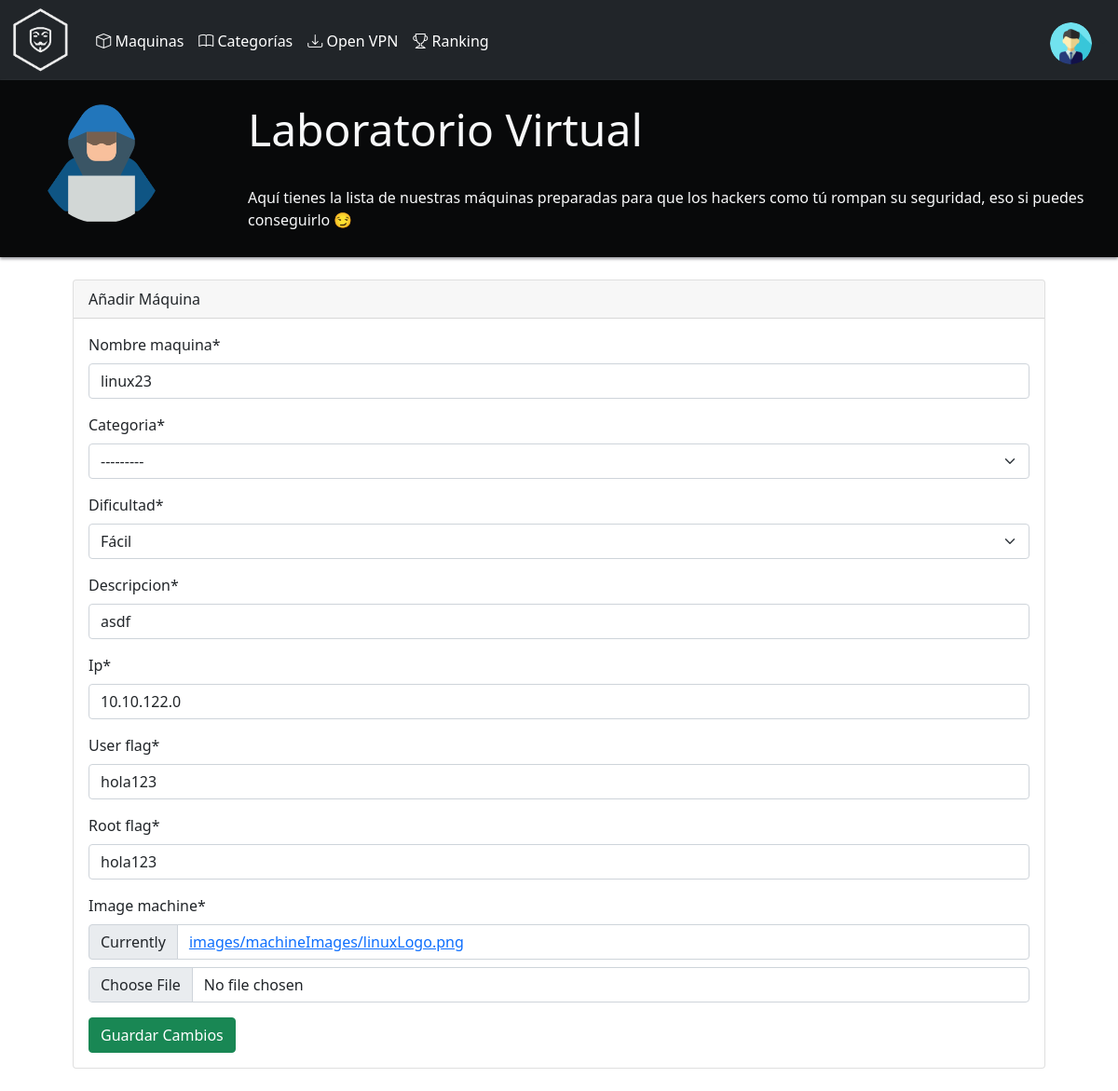
/editMachine/linux23 (signed in), run on an earlier commit of the app's database.
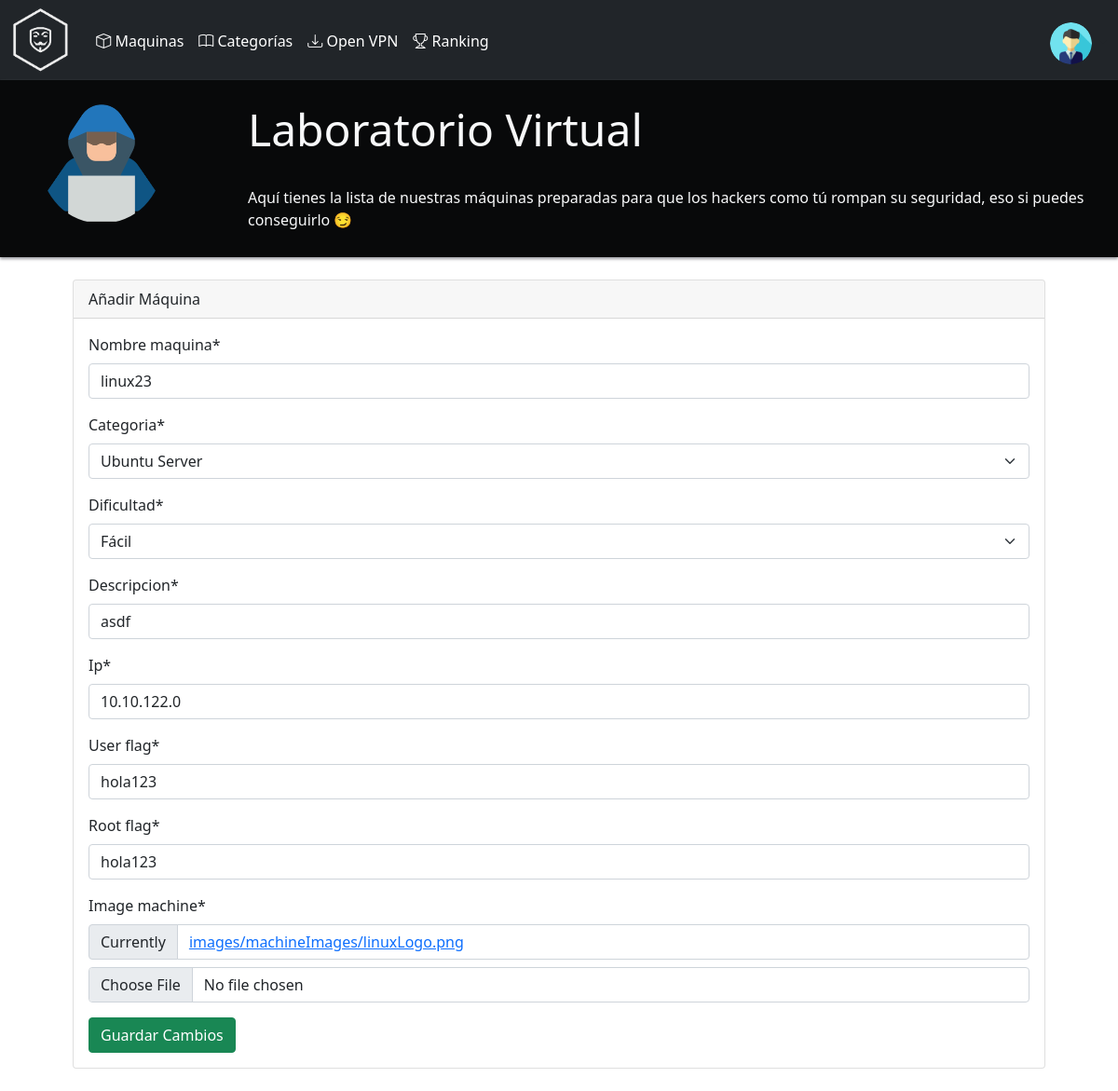
And on a later commit of the database.
### accounts/models.py (models this page shows, shortened)
class Maquina(models.Model):
    DIFICULTAD = [
        ('Fácil', 'Fácil'),
        ('Media', 'Media'),
        ('Difícil', 'Difífil'),
        ('Insana', 'Insana'),
    ]
    nombre_maquina = models.CharField(max_length=30, null=True, unique=True)
    dificultad = models.CharField(max_length=30, null=True, choices = DIFICULTAD)
    categoria = models.ForeignKey('Category', on_delete=models.SET_NULL, null=True)
    descripcion = models.CharField(max_length=1000, null=True)
    ip = models.GenericIPAddressField(null = True)
    dia_creada = models.DateTimeField(auto_now_add=True, null=True)
    user_flag = models.CharField(max_length=30,null=True)
    root_flag = models.CharField(max_length=30, null=True)
    image_machine = models.ImageField(default='images/machineImages/linuxLogo.png',upload_to='images/machineImages/')
    activa= models.BooleanField(default=True)

### accounts/decorators.py (the view)
        def wrapper_func(request, *args, **kwargs):
                group = None
                if request.user.groups.exists():
                    group = request.user.groups.all()[0].name
                if group in allowed_roles:
                    return view_func(request, *args, **kwargs)
                else:
                    return redirect('home')

### accounts/forms.py
class AddMachinesForm(forms.ModelForm):
    class Meta:
        model = Maquina
        fields = ['nombre_maquina','categoria','dificultad','descripcion','ip','user_flag','root_flag','image_machine']

### accounts/models.py (called while the page is built)
    def __str__(self):
        return f'{self.nombre}'

### accounts/views.py (called while the page is built)
@login_required(login_url='login')
@allowed_users(allowed_roles=['admin'])
def editMachine(request, nombre_maquina_url):
    maquina = Maquina.objects.get(nombre_maquina=nombre_maquina_url)
    if request.method == 'POST':
        machineForm = AddMachinesForm(request.POST, request.FILES, instance=maquina)
        if machineForm.is_valid():
            machineForm.save()
            messages.success(request, '¡Maquina editada con éxito!')
            return redirect('maquinas')
    else:
        machineForm = AddMachinesForm(instance=maquina)
    context = {'machineForm':machineForm}
    return render(request, 'accounts/editMachine.html',context)

### accounts/templates/accounts/editMachine.html (shortened to what this page needs)
{%  extends 'accounts/main.html' %}
{% load static %}
{% load crispy_forms_tags %}
{% block content %}
    <div class="container-fluid p-4" id="rowTopOpenvpn">
        <img src="/static/images/1106631.png"  height=130px width=130px class="rounded-circle" id="openvpnPhotho"/>
        <div class="row gy-4 me-5">
            <h1 class="display-5  text-light" id="openvpnTitle">Laboratorio Virtual</h1>
            <p class="text-sm-start text-light" id="openvpnDescription">Aquí tienes la lista de nuestras máquinas preparadas para que los hackers como tú rompan su seguridad, eso si puedes conseguirlo 😏 </p>
        </div>
    </div>
    <br>
    <div class="container px-5">
        <div class="card">
            <div class="card-header">
                Añadir Máquina
            </div>
            <div class="card-body">
                <form method="POST" action="" enctype="multipart/form-data">
                    {{machineForm | crispy}}
                    <button class="btn btn-success" type="submit">Guardar Cambios</button>
                </form>
            </div>
        </div>
        <br>
    </div>
{% endblock content %}

What changed in the data, as far as the page shows it:
changed Maquina "linux23": categoria "---------" → "Ubuntu Server"
